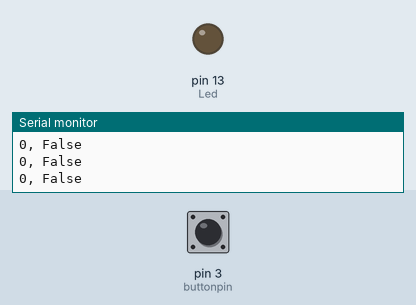
A sketch run on a simulated Arduino Uno, built with avr-gcc and run on an emulated ATmega328P. On the bench: output pins drawn as LEDs (lit = HIGH), the last lines printed to the serial monitor. Inputs (shaded band) come from the test bench; at power-on: pin 3 (buttonpin) LOW.

Above: at 2.8 s.
2.9 s: pin 3 (buttonpin) pulled HIGH for 1.2 s
At 4.1 s:
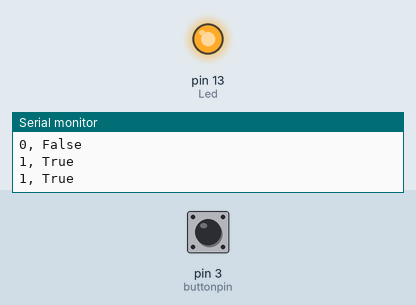
6.5 s: pin 3 (buttonpin) pulled HIGH for 3.2 s
At 10.7 s:
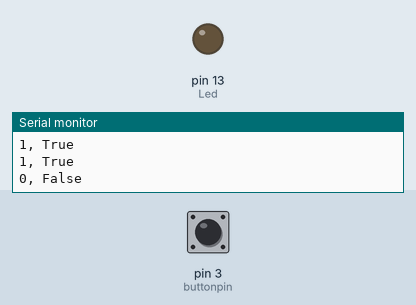
Timing chart, 0 to 12.2 s (numbered marks = the images above; inputs shaded):
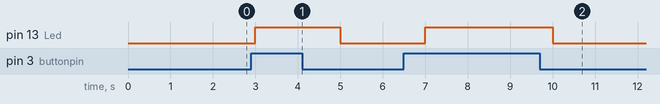

The sketch:

Linear_Hall_Magnetic_Module.ino
```cpp
/*

Linear Hall Magnetic Module

Wiring

Transducer    Arduino
DO ------------> Digital Pin 3
G -------------> GND
+ -------------> 5V

*/

int Led = 13;
int buttonpin = 3;
int val;

void setup () {
  pinMode(Led, OUTPUT);
  pinMode(buttonpin, INPUT);
  Serial.begin(9600);
}

void loop () {
  val = digitalRead(buttonpin);
  Serial.print(val);
  if (val == HIGH) {
    digitalWrite(Led, HIGH);
    Serial.println(", True");
  }
  else {
    digitalWrite(Led, LOW);
    Serial.println(", False");
  }
  delay(1000);
}
```

Measured:
- after the input at 2.9 s, pin 13 (Led): LOW → HIGH after 0.10 s, → LOW 2.0 s later
- after the input at 6.5 s, pin 13 (Led): LOW → HIGH after 0.50 s, → LOW 3.0 s later
